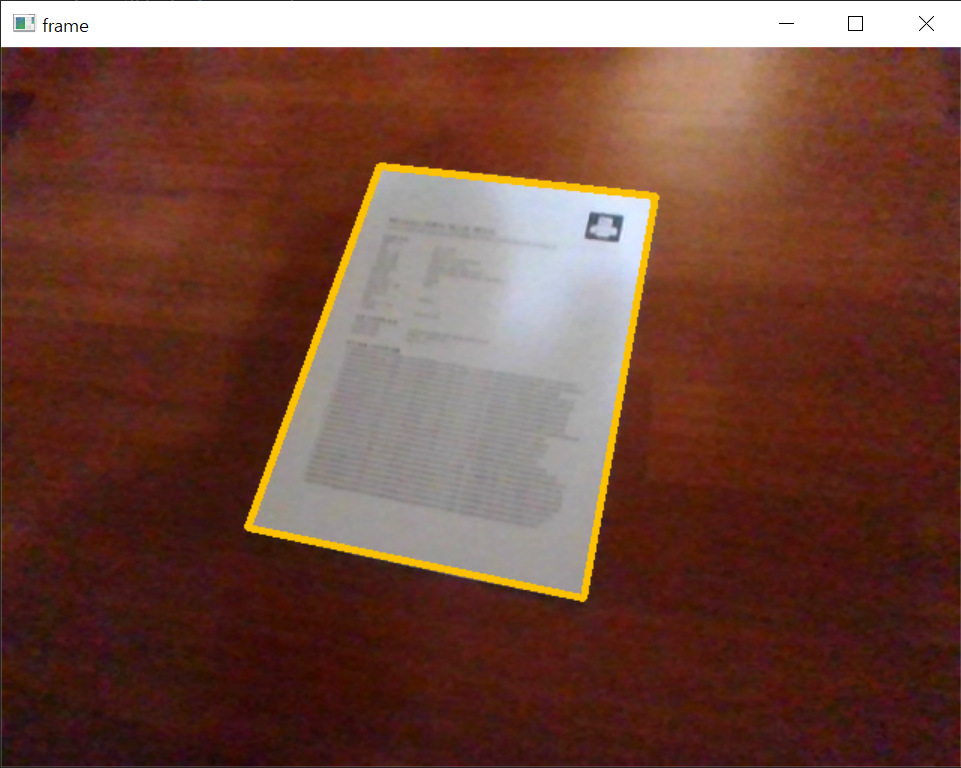
#> input picture example.png, 961 x 768 px, given in place of the camera
$ python core.py
#> lines starting #> are read from the running program, lines starting #| are printed output that depends on the picture; after the words box and inside, x2 and y2 are one past the last pixel; in counts of white or black regions, pixels touching at a corner belong together
import cv2
import numpy as np

def capturePaper(ok_key = 'a'):
#> called with ok_key = 'a'
    cap = cv2.VideoCapture(0)
    cap.set(cv2.CAP_PROP_FRAME_WIDTH, 640)
    cap.set(cv2.CAP_PROP_FRAME_HEIGHT, 480)

    while cv2.waitKey(33) & 0xFF != ord(ok_key):
#> (key Esc is pressed here)
        ret, frame = cap.read()
#> frame is the input picture: shape (768, 961, 3); mean B, G, R 60.7, 73.6, 113.5
        image = frame.copy()
        gray = cv2.cvtColor(frame, cv2.COLOR_RGB2GRAY)
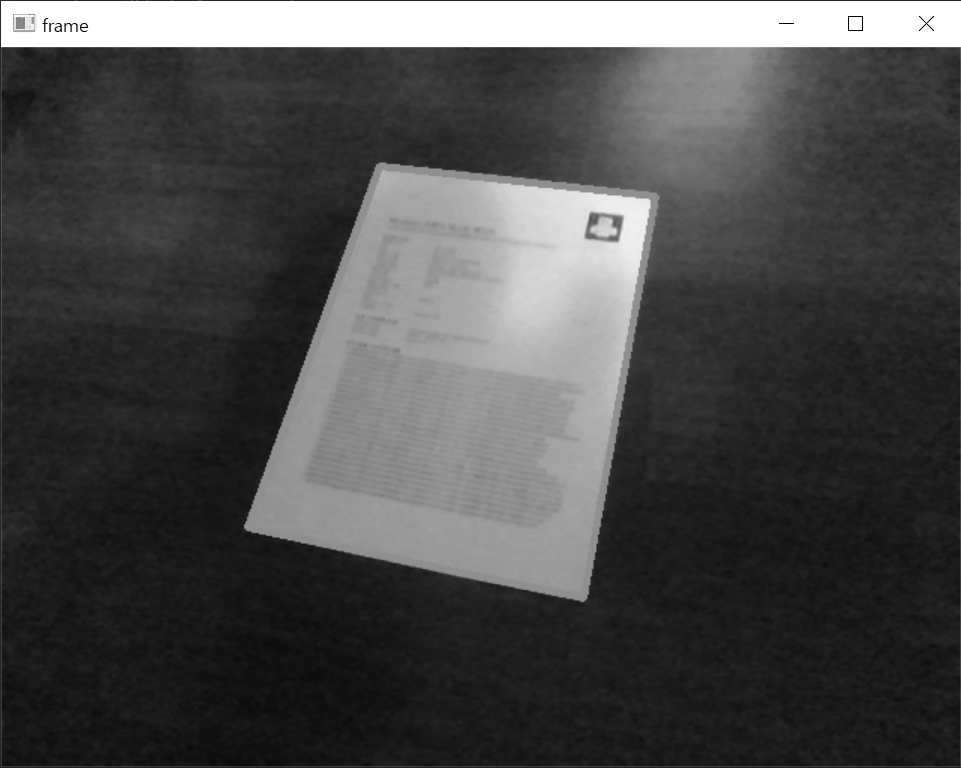
#> gray: shape (768, 961); min 0, max 255, mean 74.3
        ret, threshold = cv2.threshold(gray, 127, 255, cv2.THRESH_BINARY)
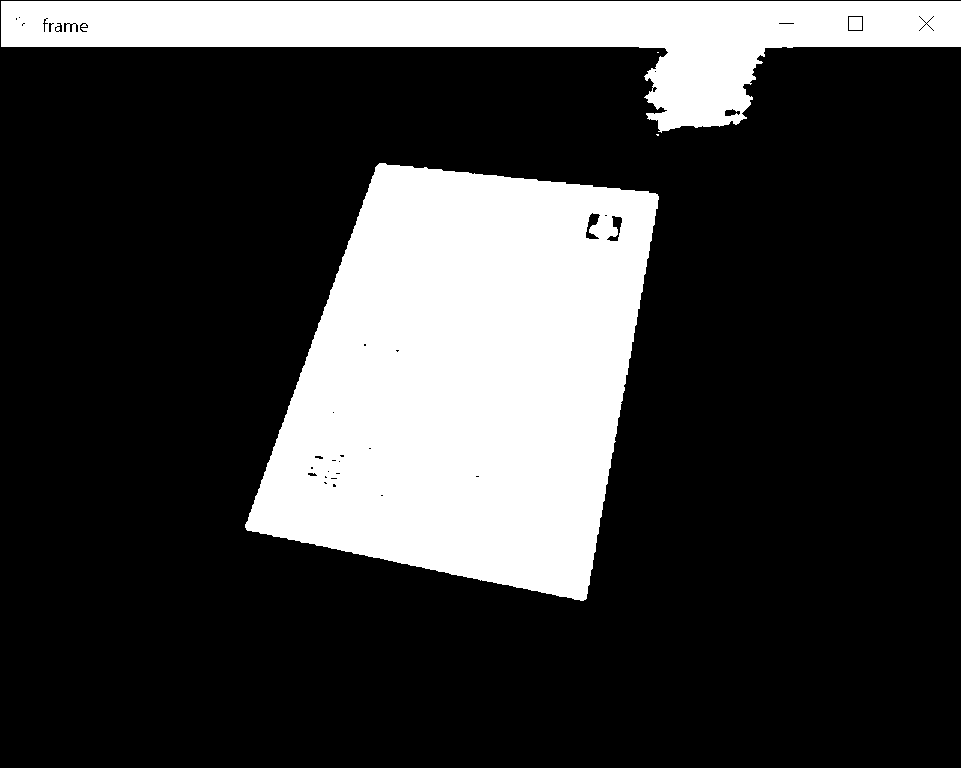
#> threshold: shape (768, 961); 24.1% white; 5 white regions (2 under 20 px)
        contours, _ = cv2.findContours(threshold, cv2.RETR_TREE, cv2.CHAIN_APPROX_SIMPLE)
#> contours = 77 contours, 60 with area under 20; largest, box (x1, y1, x2, y2) and area: (245, 163, 659, 601) 125732, (1, 1, 961, 133) 50847, (847, 15, 864, 32) 254, (585, 212, 601, 240) 214, (606, 215, 623, 242) 188
        for cnt in contours:
            area = cv2.contourArea(cnt)
            if area > 400:
                approx = cv2.approxPolyDP(cnt, 0.009 * cv2.arcLength(cnt, True), True)
                if(len(approx) == 4):
                    cv2.drawContours(frame, [approx], 0, (1, 194, 252), 4)
                    break
#> this loop made 1 pass
#> (area, approx) on pass 1: (125731.5, [[379, 163], [245, 527], [583, 600], [658, 196]])
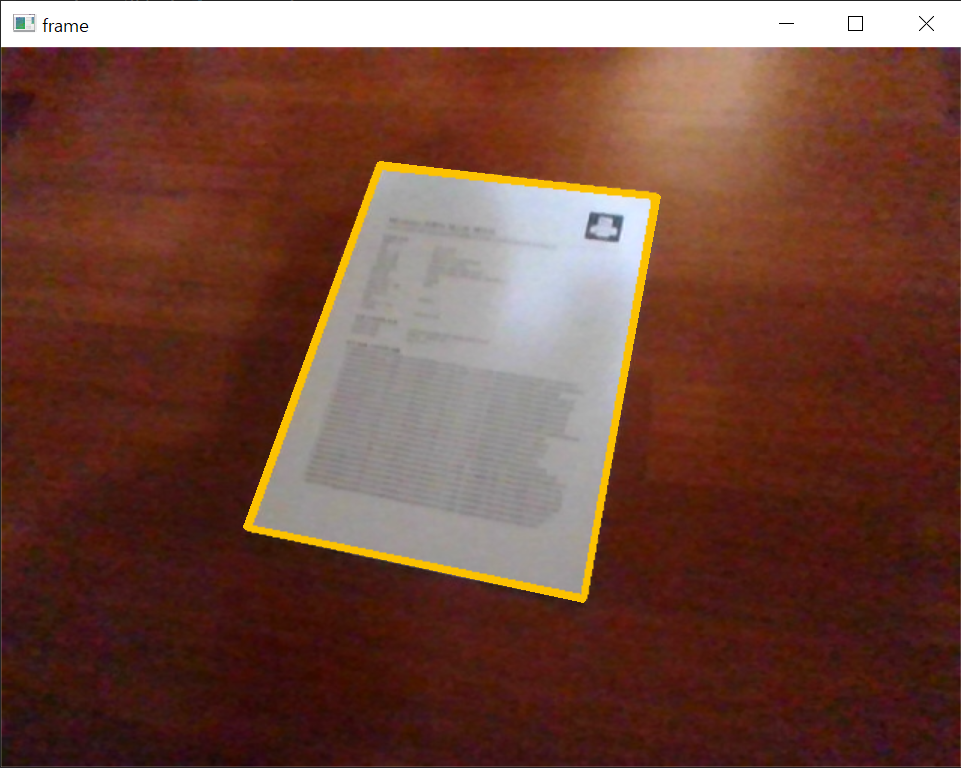
#> frame: shape (768, 961, 3); 0.22% of pixels changed, all inside (x1, y1, x2, y2) = (243, 161, 661, 603)
        cv2.imshow("frame", frame)

    cap.release()
    cv2.destroyAllWindows()

    (x, y, w, h) = cv2.boundingRect(approx)
    if w > h:
        w = round(h * 1.414)
    else:
        h = round(w * 1.414)
    src = np.array([a[0] for a in approx], dtype=np.float32)
    dst = np.array([[0, 0], [0, h], [w, h], [w, 0]], dtype=np.float32)

    matrix = cv2.getPerspectiveTransform(src, dst)
    warped = cv2.warpPerspective(image, matrix, (w, h))
    return warped

if __name__ == '__main__':
    res = capturePaper()
#> (key Enter is pressed here)
    cv2.imshow("result", res)
    cv2.waitKey()
    cv2.destroyAllWindows()
